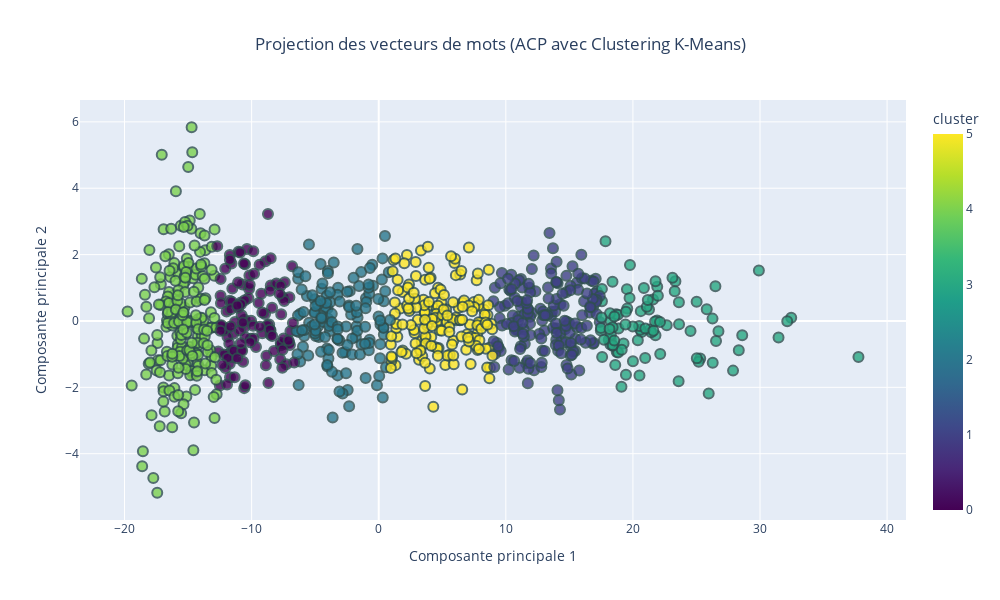

This figure's notebook cell:
### Code cell
# Normalisation des vecteurs
scaler = StandardScaler()
vectors_normalized = scaler.fit_transform(vectors)

# Réduction des vecteurs à 2 dimensions (ACP)
pca = PCA(n_components=2)
word_vectors_2d = pca.fit_transform(vectors_normalized)

# Appliquer le clustering K-Means
n_clusters = 6  
kmeans = KMeans(n_clusters=n_clusters, random_state=42)
df['cluster'] = kmeans.fit_predict(word_vectors_2d)

# Préparer les données pour le graphique
df = pd.DataFrame(word_vectors_2d, columns=['PC1', 'PC2'])
df['word'] = words  # Ajouter les mots correspondants
df['cluster'] = kmeans.labels_  # Ajouter les labels des clusters

# Créer le graphique interactif
fig = px.scatter(
    df, 
    x='PC1', 
    y='PC2',
    color='cluster',  # Utiliser les clusters pour la coloration
    hover_name='word',  # Afficher le mot lors du survol
    title="Projection des vecteurs de mots (ACP avec Clustering K-Means)",
    labels={'PC1': 'Composante principale 1', 'PC2': 'Composante principale 2'},
    color_continuous_scale='Viridis',  # Choisir une palette de couleurs
    category_orders={"cluster": [str(i) for i in range(n_clusters)]},  # Assurez-vous que les clusters sont dans un ordre compréhensible
    width = 1000,
    height = 600
)

# Personnaliser les points
fig.update_traces(marker=dict(size=10, opacity=0.8, line=dict(width=2, color='DarkSlateGrey')))

# Ajouter un titre pour la légende des clusters
fig.update_layout(
    legend_title="Clusters",
    title_x=0.5,  # Centrer le titre
)

# Afficher le graphique
fig.show()

### Figure 1 — Plotly figure (JSON) as saved in the notebook; plotly's stock layout.template omitted (floating-point values rounded to 4 significant figures; data arrays with more than 128 entries replaced by an {"elided": "..."} marker saying what was removed)
{"data": [{"hovertemplate": "<b>%{hovertext}</b><br><br>Composante principale 1=%{x}<br>Composante principale 2=%{y}<br>cluster=%{marker.color}<extra></extra>", "hovertext": {"elided": "913 str values"}, "legendgroup": "", "marker": {"color": {"elided": "913 int values"}, "coloraxis": "coloraxis", "line": {"color": "DarkSlateGrey", "width": 2}, "opacity": 0.8, "size": 10, "symbol": "circle"}, "mode": "markers", "name": "", "orientation": "v", "showlegend": false, "type": "scatter", "x": {"elided": "913 float values"}, "xaxis": "x", "y": {"elided": "913 float values"}, "yaxis": "y"}], "layout": {"coloraxis": {"colorbar": {"title": {"text": "cluster"}}, "colorscale": [[0, "#440154"], [0.1111, "#482878"], [0.2222, "#3e4989"], [0.3333, "#31688e"], [0.4444, "#26828e"], [0.5556, "#1f9e89"], [0.6667, "#35b779"], [0.7778, "#6ece58"], [0.8889, "#b5de2b"], [1, "#fde725"]]}, "height": 600, "legend": {"title": {"text": "Clusters"}, "tracegroupgap": 0}, "title": {"text": "Projection des vecteurs de mots (ACP avec Clustering K-Means)", "x": 0.5}, "width": 1000, "xaxis": {"anchor": "y", "domain": [0, 1], "title": {"text": "Composante principale 1"}}, "yaxis": {"anchor": "x", "domain": [0, 1], "title": {"text": "Composante principale 2"}}}}
